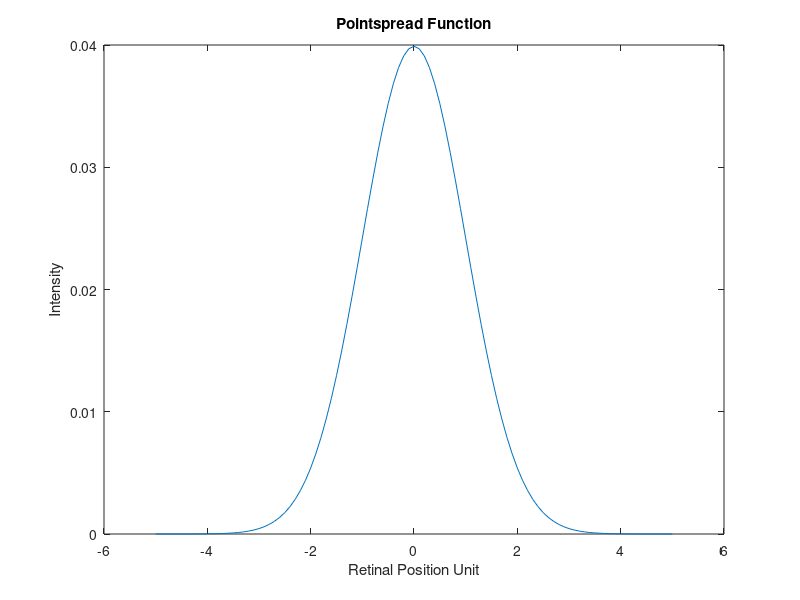
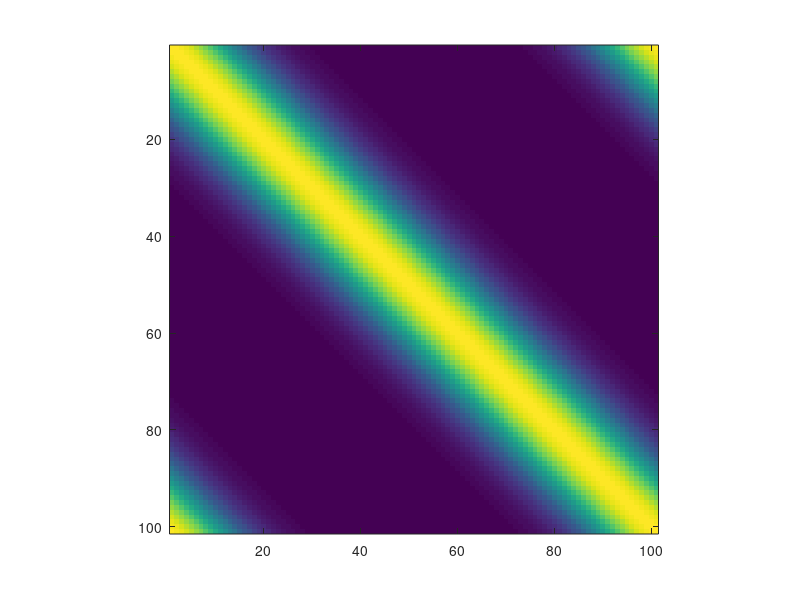

The MATLAB script that drew these images, in order: (Note: this script raises an error after producing the figures.)
clear all
close all

% Calculating the retinal image using Fourier transforms
nPixels = 101;

% Choose parameters and range of x values
mu = 0;
sigma = 1;
x = linspace(-5, 5, nPixels);

% Compute the values for a symmetric pointspread
sym_pointspread = normpdf(x, mu, sigma);

% POINTSPREAD SELECTION %
pointspread = sym_pointspread;
pointspread = pointspread / sum(pointspread);

% Plot the pointspread
figure(1)
plot(x, pointspread);
xlabel('Retinal Position Unit');
ylabel('Intensity');
title('Pointspread Function');

% Initialize system matrix
system_matrix = zeros(nPixels, nPixels);

% Populate central column with pointspread function values
central_column_index = ceil(nPixels/2);
system_matrix(:, central_column_index) = pointspread;

% Filling in the system matrix
for col_index = 1:nPixels
    if col_index <= central_column_index 
        col_shift = central_column_index - col_index; 
        shifted_col = circshift(pointspread, -col_shift);
    else
        col_shift = col_index - central_column_index;
        shifted_col = circshift(pointspread, col_shift);
    end
    system_matrix(:, col_index) = shifted_col;
end

% To visualize the system matrix
figure; imagesc(system_matrix); axis('square');

% Harmonic Input
A = 2; % Amplitude
f = 0.3; % Frequency
alpha = pi/4; % phase shift

display_image_sine = (A * sin(2 * pi * f * x + alpha))';
display_image_sine = zeros(size(display_image_sine));
display_image_sine(central_column_index) = 1;

figure(2) 
sgtitle('Shift-Invariant Optical System with Harmonic Input');

subplot(2, 1, 1);
plot(x, display_image_sine);
xlabel('Spatial Position Unit');
ylabel('Intensity');
title('Display Image Intensity (Input)');

% Finding retinal image through matrix multiplication and using Fourier
% transforms

retinal_image = system_matrix * display_image_sine;

% Finding and sorting eigenvectors and eigenvalues
[eigenvectors, eigenvalues_matrix] = eig(system_matrix);
% Returns diagonal matrix D of eigenvalues and matrix V whose columns are the corresponding right eigenvectors, so that A*V = V*D.

% Extracting eigenvalues from diagonal matrix
eigenvalues = diag(eigenvalues_matrix);

% Sort the eigenvalues in ascending order and get the sorting indices
[~, sorting_indices] = sort(eigenvalues);

% Reorder the eigenvectors according to the sorted eigenvalues
sorted_eigenvalues = eigenvalues(sorting_indices);
sorted_eigenvectors = eigenvectors(:, sorting_indices);

% Flipping evectors and evalues so evalues are in descending order
D = diag(sorted_eigenvalues(end:-1:1));
desc_eigenvectors = sorted_eigenvectors(:,end:-1:1);

% Verify the reconstruction
reconstructed_system_matrix = desc_eigenvectors * D * inv(desc_eigenvectors);
dist = norm(reconstructed_system_matrix - system_matrix);

% Retinal image formula without shifts
% retinal_image_fft = ifft(diag(real(fft(pointspread)))*fft(display_image_sine));
% Correct formula with shifts
retinal_image_fft = ifftshift(ifft(diag(fft(fftshift(pointspread)))*fft(fftshift(display_image_sine))));

% distances = abs(retinal_image - retinal_image_fft);

% Alternate method: multiply E inverse, SM, and E to get D (D_direct = D)
% D_direct = eigenvectors * system_matrix * inv(eigenvectors);
% retinal_image_fft = inv(eigenvectors) * (D_direct * (eigenvectors * display_image_sine));

% Plotting retinal image with harmonic input
subplot(2, 1, 2);
hold on
plot(x, retinal_image);
plot(x, retinal_image_fft); 
xlabel('Retinal Position Unit');
ylabel('Intensity');
title('Intensity of Retinal Image (Output)');
legend('Matrix Mult.', 'Fourier Transforms')
hold off
% If they don't match up exactly it is due to numerical precision errors
% and/or undersampling

% FINDING RETINAL IMAGE USING MATLAB'S IFFT MATRIX %

% Creating the E_ifft matrix
matrix = diag(ones(nPixels, 1));
E_ifft = zeros(nPixels, nPixels);
E_ifft_reordered = zeros(nPixels, nPixels);

for i = (1:nPixels)
    col = ifftshift(ifft(matrix(:,i)));
    E_ifft(:, i) = col;
end

% Checking that the columns of E_ifft (complex exponentials) correspond to
% linear combinations of columns in E_M

% This did not work, most likely due to numerical precision errors
% quotient1 = zeros(nPixels, central_column_index);
% quotient2 = zeros(nPixels, central_column_index);

% frequency = i;
% eCheck1 = E_M(:,1+2*frequency-1:1+2*frequency)*(E_M(:,1+2*frequency-1:1+2*frequency)\E_ifft(:,1+frequency));
% % We should have eCheck1 = E_ifft(:,1+frequency)
% eCheck2 = E_M(:,1+2*frequency-1:1+2*frequency)*(E_M(:,1+2*frequency-1:1+2*frequency)\E_ifft(:,nPixels-frequency+1));
% % We should have eCheck2 = E_ifft(:,nPixels-frequency+1)
% quotient1(:, i) = eCheck1 .\ E_ifft(:,1+frequency);
% quotient2(:, i) = eCheck2 .\ E_ifft(:,nPixels-frequency+1);

frequencies = 1:(nPixels - 1)/2; 
E_M = desc_eigenvectors;
list1 = [];
list2 = [];

for i = (1:length(frequencies))
    frequency = i;
    % Get the regression weights on the whole eigenvector matrix E_M.
    % Only two should be very big for each column of the E_ifft matrix.
    weights1 = E_M\E_ifft(:,1+frequency);
    weights2 = E_M\E_ifft(:,nPixels-frequency+1);
    % weights1 and weights2 should be the same

    absWeights1 = abs(weights1);
    absWeights2 = abs(weights2);
    [~,maxIndex1] = sort(absWeights1,'descend');
    [~,maxIndex2] = sort(absWeights2,'descend');
    if (~any(maxIndex2(1) == maxIndex1(1:2)))
        error('Inconsistent results for the two matched frequency ifft components');
    end
    if (~any(maxIndex2(2) == maxIndex1(1:2)))
        error('Inconsistent results for the two matched frequency ifft components');
    end

    % % Finding largest and second largest weights
    % max_weight1 = max(absWeights1); 
    % max_index_weight1 = find(absWeights1 == max_weight1);
    % % Removing the max value so that we can find the second largest value
    % absWeights1(max_index_weight1) = [];
    % second_max_weight1 = max(absWeights1);
    % second_max_index_weight1 = find(absWeights1 == second_max_weight1);
    % list1{end + 1} = {max(max_index_weight1); max(second_max_index_weight1)};
    % % Put max() to account for the weight being the same at two indices
    % % (choose the larger one)
    % 
    % max_weight2 = max(absWeights2); 
    % max_index_weight2 = find(absWeights2 == max_weight2);
    % % Removing the max value so that we can find the second largest value
    % absWeights2(max_index_weight2) = [];
    % second_max_weight2 = max(absWeights2);
    % second_max_index_weight2 = find(absWeights2 == second_max_weight2);
    % list2{end + 1} = {max(max_index_weight2); max(second_max_index_weight2)};
    % % Put max() to account for the weight being the same at two indices
    % % (choose the larger one)

    % Then reorder the E_ifft matrix
    % Want to move the E_ifft column to the index of the weight
    % Using the weights1 list
    E_ifft_reordered(:,1+frequency) = E_ifft(:, maxIndex1(1));
    E_ifft_reordered(:,nPixels-frequency+1) = E_ifft(:, maxIndex1(2));
end

D_direct = inv(E_ifft) * system_matrix * E_ifft;
retinal_image_fft_2 = E_ifft * (D_direct * (inv(E_ifft) * display_image_sine));

figure(3) 
sgtitle('Shift-Invariant Optical System with Harmonic Input, using MATLABs IFFT Matrix');

subplot(2, 1, 1);
plot(x, display_image_sine);
xlabel('Spatial Position Unit');
ylabel('Intensity');
title('Display Image Intensity (Input)');

% Plotting retinal image with harmonic input, using E_ifft
subplot(2, 1, 2);
hold on
plot(x, retinal_image,'r','LineWidth',4);
plot(x, abs(retinal_image_fft_2),'g','LineWidth',2);
xlabel('Retinal Position Unit');
ylabel('Intensity');
title('Intensity of Retinal Image (Output)');
legend('Matrix Mult.', 'Fourier Transforms')
hold off

% FREQUENCY PLOT %

figure(4);

fs = 1/0.01;
% 0.1 seconds between each sample (sampling period), so the signal is sampled 10 times per
% second
N = length(display_image_sine);
Freq = (0:N-1)*(fs/N);
% Scaling the indices to frequency values

Y = E_ifft_reordered * (pointspread)';
% Fourier transform of the pointspread

% plot(Freq(1:round(N/2)), Y(1:round(N/2)));
plot(Freq, abs(Y))